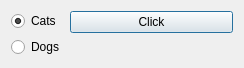
<?xml version="1.0" encoding="UTF-8"?>
<ui version="4.0">
 <class>Dialog</class>
 <widget class="QDialog" name="Dialog">
  <property name="geometry">
   <rect>
    <x>0</x>
    <y>0</y>
    <width>244</width>
    <height>66</height>
   </rect>
  </property>
  <property name="windowTitle">
   <string>Dialog</string>
  </property>
  <layout class="QFormLayout" name="formLayout">
   <item row="0" column="0">
    <layout class="QVBoxLayout" name="verticalLayout">
     <item>
      <widget class="QRadioButton" name="radioButton1">
       <property name="text">
        <string>Cats</string>
       </property>
       <property name="checked">
        <bool>true</bool>
       </property>
      </widget>
     </item>
     <item>
      <widget class="QRadioButton" name="radioButton2">
       <property name="text">
        <string>Dogs</string>
       </property>
      </widget>
     </item>
    </layout>
   </item>
   <item row="0" column="1">
    <widget class="QPushButton" name="pushButton">
     <property name="text">
      <string>Click</string>
     </property>
    </widget>
   </item>
  </layout>
  <zorder>radioButton1</zorder>
  <zorder>radioButton2</zorder>
  <zorder>radioButton2</zorder>
  <zorder>pushButton</zorder>
 </widget>
 <layoutdefault spacing="6" margin="11"/>
 <resources/>
 <connections/>
</ui>
